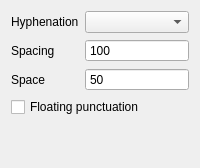
         <widget class="QWidget" name="tabLayout">
          <attribute name="title">
           <string>Layout</string>
          </attribute>
          <layout class="QVBoxLayout" name="verticalLayout_4">
           <item>
            <layout class="QFormLayout" name="formLayout">
             <item row="0" column="0">
              <widget class="QLabel" name="label_9">
               <property name="text">
                <string>Hyphenation</string>
               </property>
              </widget>
             </item>
             <item row="0" column="1">
              <widget class="QComboBox" name="cbHyphenation">
               <property name="sizePolicy">
                <sizepolicy hsizetype="Expanding" vsizetype="Fixed">
                 <horstretch>0</horstretch>
                 <verstretch>0</verstretch>
                </sizepolicy>
               </property>
               <property name="focusPolicy">
                <enum>Qt::StrongFocus</enum>
               </property>
              </widget>
             </item>
             <item row="1" column="0">
              <widget class="QLabel" name="label_13">
               <property name="text">
                <string>Spacing</string>
               </property>
              </widget>
             </item>
             <item row="1" column="1">
              <layout class="QHBoxLayout" name="horizontalLayout_12">
               <item>
                <widget class="QSpinBox" name="sbInterlineSpace">
                 <property name="sizePolicy">
                  <sizepolicy hsizetype="Expanding" vsizetype="Fixed">
                   <horstretch>0</horstretch>
                   <verstretch>0</verstretch>
                  </sizepolicy>
                 </property>
                 <property name="readOnly">
                  <bool>false</bool>
                 </property>
                 <property name="buttonSymbols">
                  <enum>QAbstractSpinBox::NoButtons</enum>
                 </property>
                 <property name="minimum">
                  <number>70</number>
                 </property>
                 <property name="maximum">
                  <number>200</number>
                 </property>
                 <property name="singleStep">
                  <number>5</number>
                 </property>
                 <property name="value">
                  <number>100</number>
                 </property>
                </widget>
               </item>
              </layout>
             </item>
             <item row="2" column="0">
              <widget class="QLabel" name="label_8">
               <property name="text">
                <string>Space</string>
               </property>
              </widget>
             </item>
             <item row="2" column="1">
              <layout class="QHBoxLayout" name="horizontalLayout_13">
               <item>
                <widget class="QSpinBox" name="sbSpaceCond">
                 <property name="sizePolicy">
                  <sizepolicy hsizetype="Expanding" vsizetype="Fixed">
                   <horstretch>0</horstretch>
                   <verstretch>0</verstretch>
                  </sizepolicy>
                 </property>
                 <property name="readOnly">
                  <bool>false</bool>
                 </property>
                 <property name="buttonSymbols">
                  <enum>QAbstractSpinBox::NoButtons</enum>
                 </property>
                 <property name="minimum">
                  <number>25</number>
                 </property>
                 <property name="maximum">
                  <number>100</number>
                 </property>
                 <property name="singleStep">
                  <number>5</number>
                 </property>
                 <property name="value">
                  <number>50</number>
                 </property>
                </widget>
               </item>
              </layout>
             </item>
            </layout>
           </item>
           <item>
            <widget class="QCheckBox" name="FloatingPunctuation">
             <property name="text">
              <string>Floating punctuation</string>
             </property>
            </widget>
           </item>
           <item>
            <spacer name="verticalSpacer_3">
             <property name="orientation">
              <enum>Qt::Vertical</enum>
             </property>
             <property name="sizeHint" stdset="0">
              <size>
               <width>20</width>
               <height>40</height>
              </size>
             </property>
            </spacer>
           </item>
          </layout>
         </widget>
